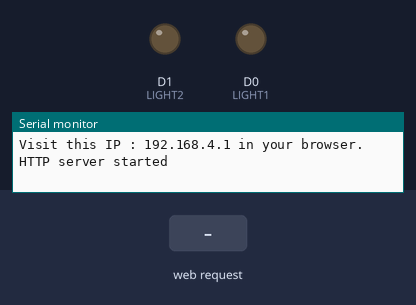
Recording of a sketch running on a simulated ESP8266 (NodeMCU). On the bench: output pins drawn as LEDs (lit = HIGH), the last lines printed to the serial monitor. Inputs (shaded band) come from the test bench.

Above: at 1.7 s.
1.8 s: HTTP request GET /setLIGHT1?LIGHTState1=1 received
At 2.8 s:
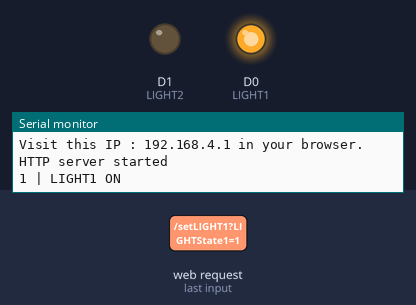
3.3 s: HTTP request GET /setLIGHT2?LIGHTState2=1 received
At 3.9 s:
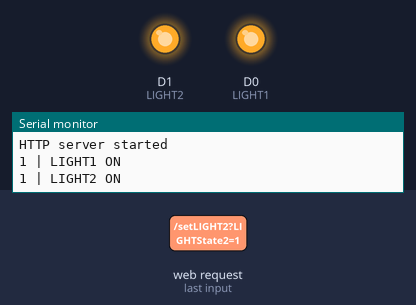
4.8 s: HTTP request GET /setLIGHT1 received
At 5.1 s:
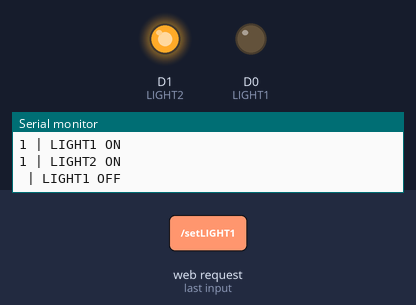
6.3 s: HTTP request GET /setLIGHT2 received
At 7.4 s:
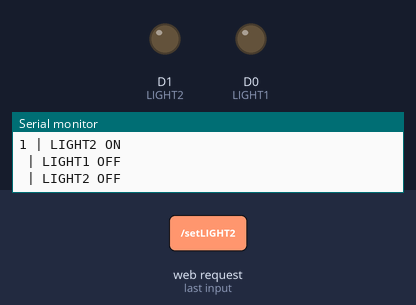
7.8 s: HTTP request GET /setLIGHT1?LIGHTState1=1&LIGHTState2=1 received
At 8.6 s:
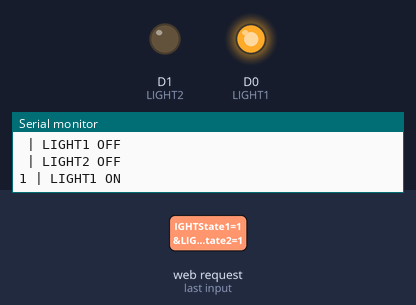
Timing chart, 0 to 10.3 s (numbered marks = the images above; inputs shaded):
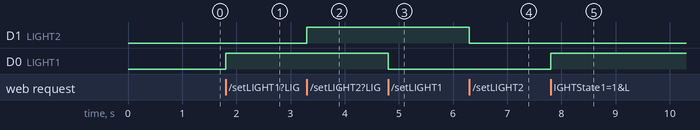

The sketch:

NodeMCU_ESP8266_Control_Relay.ino
```cpp
#include <ESP8266WiFi.h>
#include <WiFiClient.h>
#include <ESP8266WebServer.h>
//----------------------------------------

#include "PageIndex.h" //--> Include the contents of the User Interface Web page, stored in the same folder as the .ino file

#define LIGHT1 D0 //--> Defining LIGHT Port
#define LIGHT2 D1 //--> Defining LIGHT Port


//----------------------------------------Make a wifi name and password as access point
const char* ssid = "NEW_DESIGN_CENTER";
const char* password = "12345678";
//----------------------------------------

ESP8266WebServer server(80);  //--> Server on port 80

//----------------------------------------This routine is executed when you open NodeMCU ESP8266 IP Address in browser
void handleRoot() {
  //String s = MAIN_page; //Read HTML contents
  server.send(200, "text/html", MAIN_page); //Send web page
}
//----------------------------------------
//----------------------------------------Procedure for turning lights on or off
void handleLIGHT1() {
  String LIGHTState1 = "OFF";
  String t_state1 = server.arg("LIGHTState1");
  Serial.print(t_state1);
  if(t_state1 == "1")  {
    digitalWrite(LIGHT1,HIGH); //LED ON
    LIGHTState1 = "ON"; //Feedback parameter
    Serial.println(" | LIGHT1 ON");
  }
  else  {
    digitalWrite(LIGHT1,LOW); //LED OFF
    LIGHTState1 = "OFF"; //Feedback parameter
    Serial.println(" | LIGHT1 OFF");
  }
  server.send(200, "text/plane", LIGHTState1); //Send web page
}

void handleLIGHT2() {
  String LIGHTState2 = "OFF";
  String t_state2 = server.arg("LIGHTState2");
  Serial.print(t_state2);
  if(t_state2 == "1")  {
    digitalWrite(LIGHT2,HIGH); //LED ON
    LIGHTState2 = "ON"; //Feedback parameter
    Serial.println(" | LIGHT2 ON");
  }
  else  {
    digitalWrite(LIGHT2,LOW); //LED OFF
    LIGHTState2 = "OFF"; //Feedback parameter
    Serial.println(" | LIGHT2 OFF");
  }
  server.send(200, "text/plane", LIGHTState2); //Send web page
}
//----------------------------------------
//----------------------------------------SETUP
void setup(void){
  Serial.begin(115200);
  delay(500);

  pinMode(LIGHT1,OUTPUT); //--> LIGHT port Direction output
  pinMode(LIGHT2,OUTPUT); //--> LIGHT port Direction output

  WiFi.softAP(ssid, password);  //--> Start Making ESP8266 NodeMCU as an access point

  IPAddress apip = WiFi.softAPIP(); //--> Get the IP server
  Serial.print("Connect your wifi laptop/mobile phone to this NodeMCU Access Point : ");
  Serial.println(ssid);
  Serial.print("Visit this IP : ");
  Serial.print(apip); //--> Prints the IP address of the server to be visited
  Serial.println(" in your browser.");

  server.on("/", handleRoot); //--> Routine to handle at root location. This is to display web page.
  server.on("/setLIGHT1", handleLIGHT1);  //--> Routine to handle the call procedure handleLIGHT
  server.on("/setLIGHT2", handleLIGHT2);  //--> Routine to handle the call procedure handleLIGHT

  server.begin(); //--> Start server
  Serial.println("HTTP server started");
}
//----------------------------------------
//----------------------------------------LOOP
void loop(void){
  server.handleClient();  //--> Handle client requests
}
//----------------------------------------
```

Source omitted: PageIndex.h (68415 bytes)

Measured:
- after the input at 1.8 s, D0 (LIGHT1): LOW → HIGH at once
- after the input at 3.3 s, D1 (LIGHT2): LOW → HIGH at once
- after the input at 4.8 s, D0 (LIGHT1): HIGH → LOW at once
- after the input at 6.3 s, D1 (LIGHT2): HIGH → LOW at once
- after the input at 7.8 s, D0 (LIGHT1): LOW → HIGH at once
